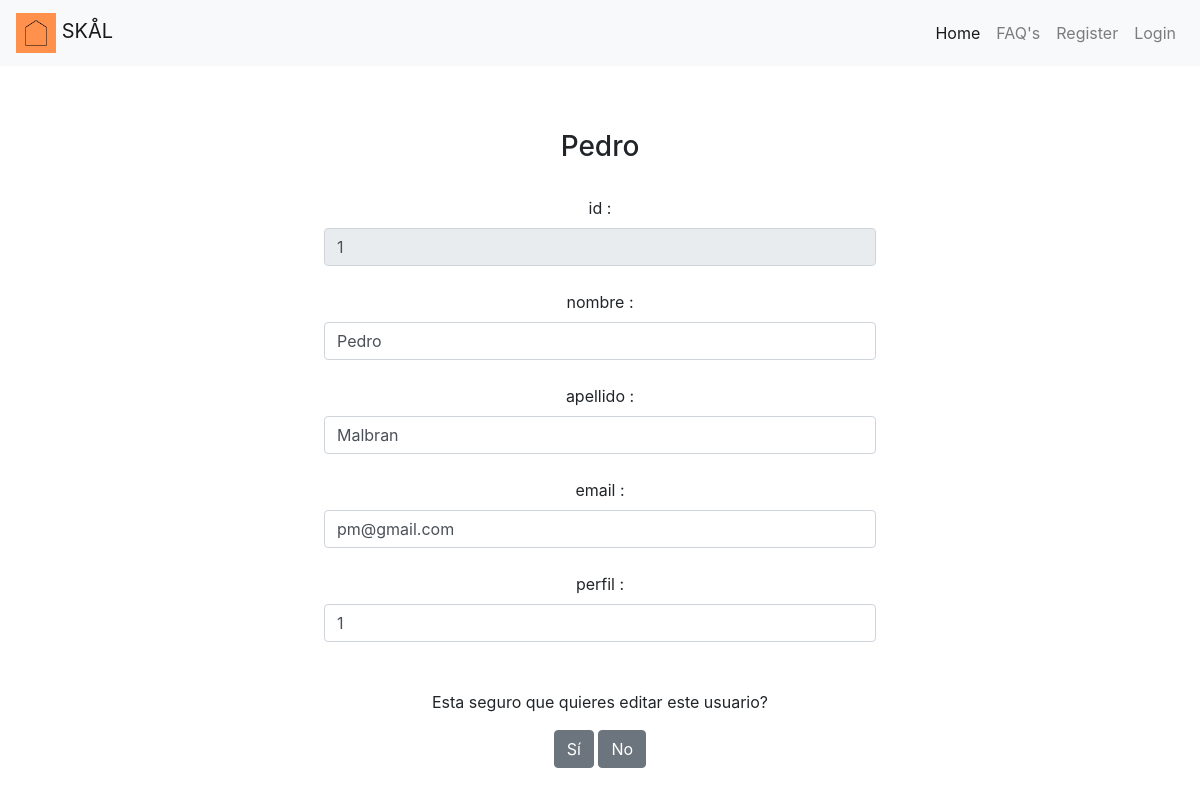
Screenshot of /editarUsuario.php?id=1 with the database file from the repository.
### tables this page shows
CREATE TABLE `users` (
  `id` int(11) NOT NULL,
  `nombre` varchar(45) NOT NULL,
  `apellido` varchar(45) NOT NULL,
  `email` varchar(45) NOT NULL,
  `password` varchar(200) NOT NULL,
  `avatar` varchar(45) DEFAULT NULL,
  `perfil` int(8) NOT NULL
);

### Clases/query.php (called while the page is built, shortened)
<?php
class Query{
    static public function usuarioModificar($pdo,$tabla,$idUsuario){
        $sql = "select id, nombre, apellido, email, perfil from $tabla where id = '$idUsuario'";
        $query = $pdo->prepare($sql);
        $query->execute();
        $usuarioModificar=$query->fetch(PDO::FETCH_ASSOC);
        return $usuarioModificar;
    }
}

### editarUsuario.php (the view, shortened to what this page needs)
<!DOCTYPE html>
<html lang="en">
<head>
  <link rel="stylesheet" href="https://use.fontawesome.com/releases/v5.8.2/css/all.css">
  <link rel="stylesheet" href="https://stackpath.bootstrapcdn.com/bootstrap/4.3.1/css/bootstrap.min.css">
  <link rel="stylesheet" href="css/master.css">
  <?php include("nav_bar.php") ?>
    <div class="container">
    <div class="card-body">
<?php
require_once("loader.php");
if (isset($_GET["id"])) {
  $id=$_GET["id"];
  $usuarioAModificar =  Query::usuarioModificar($pdo,'users',$id);
}
 ?>
<html lang="es" dir="ltr">
  <head>
  </head>
  <body>
<div class="Register">
    <form class="px-4 py-3 mx-auto text-center" action="" method="POST" enctype= "multipart/form-data">
        <h3><?= $usuarioAModificar ["nombre"] ;?></h3>
        <br>
        <?php foreach ($usuarioAModificar as $key => $value) : ?>
            <label><?= $key?> :</label>
            <?php if($key =="id"){?>
                <input class="form-control" type="text" disabled name="<?= $key?>" value="<?= $value?> ">
            <?php }else{?>
                <input class="form-control" type="text" name="<?= $key?>" value="<?= $value?>">
            <?php }?>
            <br>
      <?php endforeach;?>
    <br>
    <p>Esta seguro que quieres editar este usuario?</p>
      <button class="btn btn-secondary" type="submit" name="editar" value="si"> Sí </button>
      <button class="btn btn-secondary" type="submit" name="editar" value="si"> No </button>
   </form>
</div>
  </body>

### CSS/master.css (style rules this page uses)
.container { min-height: calc(100vh - (89px + 66px)); margin-top: 20px; }
form { max-width: 600px; padding: 12px 20px; margin: 8px 0; box-sizing: border-box; align-content: center; }
.Register { text-align: center; }

### rows the page displays
users: nombre "Pedro", id "1", apellido "Malbran", email "pm@gmail.com", perfil "1"

### other values shown
$key "id"
$key "nombre"
$key "apellido"
$key "email"
$key "perfil"
